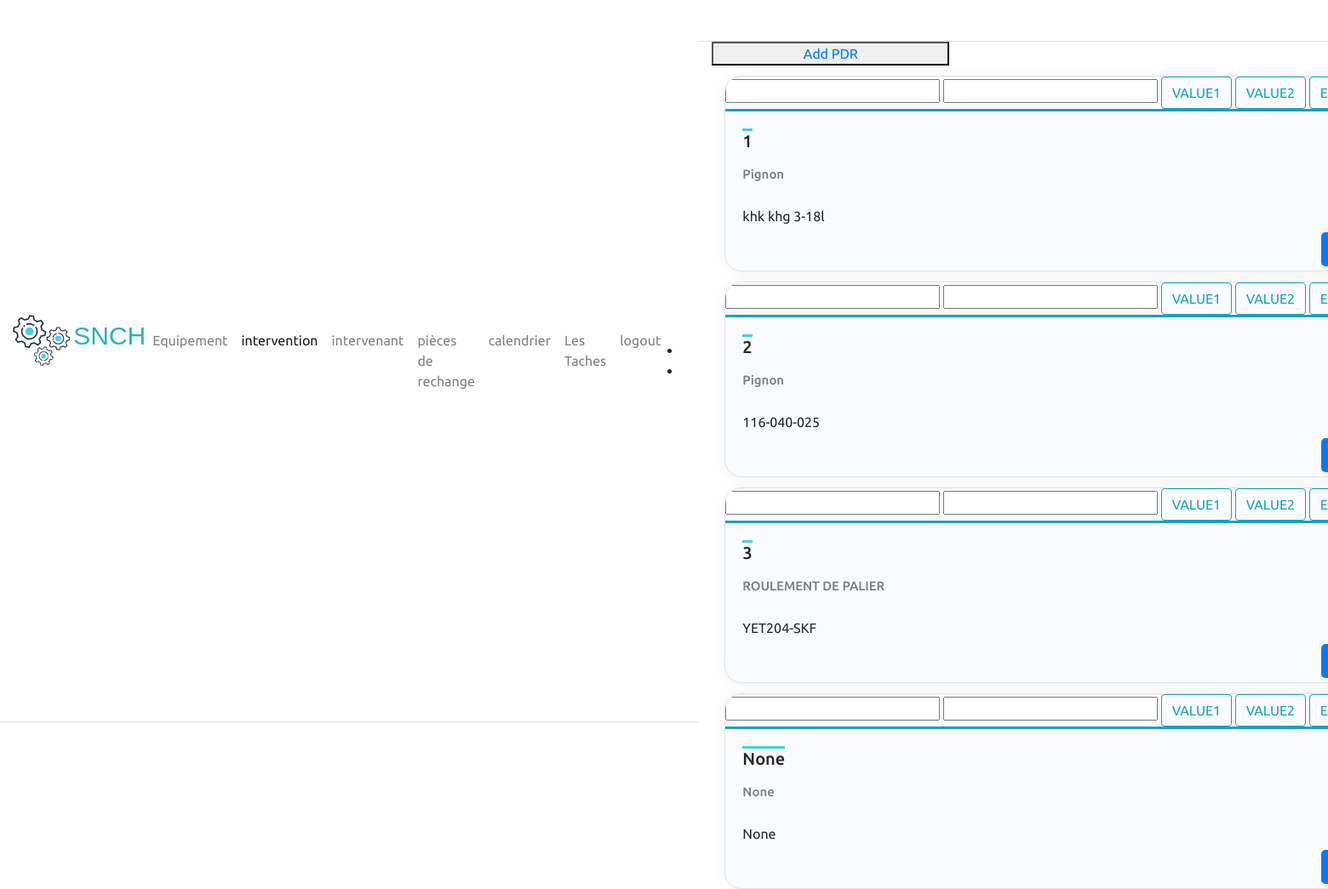
Screenshot of /PDR (signed in) with the database file from the repository.
### tables this page shows
CREATE TABLE PDR(
    id text,
    Nom text,
    Réf text,
    Qt text,
    Marque text,
    Etat text

     , image blob, qt2 text);

### app.py (the view)
@app.route('/PDR', methods=['POST', 'GET'])
@is_logged_in
def PDR():
    conn = get_db_connection()
    posts = conn.execute('SELECT id, Nom,Réf,Qt, Marque,Etat FROM PDR').fetchall()
    conn.close()
    return render_template('PDR.html', posts=posts)

### app.py (called while the page is built)
def get_db_connection():
    conn = sqlite3.connect('gmao.db')
    conn.row_factory = sqlite3.Row
    return conn

def is_logged_in(f):
    @wraps(f)
    def wrap(*args, **kwargs):
        if 'logged_in' in session:
            return f(*args, **kwargs)
        else:
            flash('Unauthorized, Please login', 'danger')
            return redirect(url_for('login'))
    return wrap

### appflask/templates/PDR.html (shortened to what this page needs)
{% extends 'layout.html'%}
  {% block body  %}
{% block content  %}
<!DOCTYPE html>
<html lang="en">
<head>
    <link rel="stylesheet" href="static/css/intervention.css" />
    <link href="https://unpkg.com/ionicons@4.5.10-0/dist/css/ionicons.min.css" rel="stylesheet">
    <link rel="stylesheet" href="https://cdnjs.cloudflare.com/ajax/libs/font-awesome/4.7.0/css/font-awesome.min.css">
        <link rel="stylesheet" href="https://cdn.jsdelivr.net/npm/bootstrap@4.5.3/dist/css/bootstrap.min.css">
</head>
<button style="width: 30%" ><a href="/addPDR">Add PDR</a>
</a></button>
<body>
<main class="container">
      {% for post in posts %}
        <div class="equipement border">
          <div>
            <input >
            <input >
                  <input type="submit" value="VALUE1" name="action1" value="Qt" class="btn btn-outline-info"  data-toggle="modal" data-target="#modalEdit{{ post.0 }}"/>
                  <input type="submit" value="VALUE2" name="action2" value="Qt" class="btn btn-outline-info"  data-toggle="modal" data-target="#modalEdit{{ post.0 }}" />
            <a href="#!" class="btn btn-outline-info" data-toggle="modal" data-target="#modalEdit{{ post.0 }}">Edit</a>
          </div>
            <div class="header">
              <div class="box box-down cyan">
                <h1 class="code">{{ post['id'] }}</h1>
              </div>
            </div>
            <h2 class="nom"> {{ post['Nom'] }}</h2>
            <p class="details">{{ post['Réf'] }}</p>
            <div class="buttons">
              <button class="view" style="color: white;"><a href="#myModal"><a href="/valider/{{post.id}}"data-toggle="modal" data-target="#myModal{{post.id}}"  style="color: white;" ><i class="icon ion-md-eye"></a></i></a></button>
            </div>
        </div>
        {% endfor %}
 </div>
 {% endblock %}
 {% endblock %}

### static/css/intervention.css (style rules this page uses)
:root { --primary:#003cbe; --bg-primary:#ebf3fe; --bg-secondary:#fafbff; --txt-secondary:#787c85; --enmarche:#04a534; --shadow:2px 1px 14px 2px hsl(0deg 0% 0% / 5%); }
* { margin: 0; padding: 0; box-sizing: border-box; font-family: 'Ubuntu', serif; }
.border { border-radius: 20px; }
.container { display: flex; flex-wrap: wrap; gap: 12px 10px; height: 100vh; width: 100%; margin: left 4px; }
.equipement { width:900px; height: 230px; background: var(--bg-secondary); overflow: hidden; box-shadow: var(--shadow); }
.header { padding: 20px 20px 10px 20px; display: flex; justify-content: space-between; align-items: center; border-top: 3px solid var(--cyan); }
.cyan { --cyan: hsl(180, 62%, 55%); border-top: 3px solid var(--cyan); }
.code { font-size: 20px; }
.nom { padding:0px 20px 10px 20px; font-size: 15px; color: var(--txt-secondary); }
.details { padding: 10px 20px; }
.buttons { padding: 8px ; display: flex; justify-content: end; width: 100%; gap: 20px; margin-top: -3%; }
.buttons button { width: 50px; height: 40px; color: white; border: none; border-radius: 5px; font-size: 15px; cursor: pointer; }
.view { background: var(--primary); }

### rows the page displays
PDR: action1 "VALUE1", id "1", Nom "Pignon", Réf "khk khg 3-18l"
PDR: action2 "VALUE2", id "2", Nom "Pignon", Réf "116-040-025"
PDR: id "3", Nom "ROULEMENT DE PALIER", Réf "YET204-SKF"

### other values shown
{{ post['id'] }} "None"
{{ post['Nom'] }} "None"
{{ post['Réf'] }} "None"
